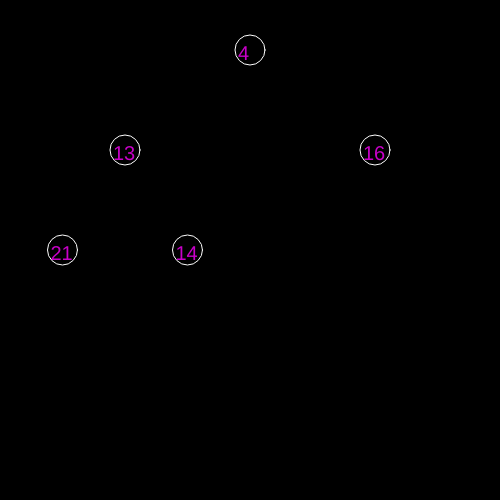
Frame 1 (no input)
Frame 60 (no input): identical to frame 1, image omitted
Frame 120 (the mouse pressed at the canvas centre since frame 60): identical to frame 1, image omitted

The p5.js sketch that drew this single still picture (run headless with seeded random() and noise() and a simulated clock; from frame 60 on, the mouse is pressed at the canvas centre):

// p5.js sketch
// ── sketch.js
var a=[];
function setup() {
	createCanvas(500,500);
	background(0);
	a.push(undefined);
	insert(13);
	insert(21);
	insert(16);
	insert(4);
	insert(14);

	show();
}

function draw() {

}


function show(){
	background(0);
	var n=1;
	var d=50;
	var len=width/2;

	var temp_len=len;
	for(var i=1;i<a.length;++i){
var m=pow(2,n);

		if(i%m==0){

			++n;
			d+=100;
			len=len/2;
			temp_len=len;


		}

		fill(200,0,200);
		textSize(20);
    text(String(a[i]),temp_len-12, d+10);

		push()
		noFill();
		stroke(255);
		ellipse(temp_len,d,30,30);
		pop();

		temp_len+=len*2;


	}
}


function insert(val){
	a.push(null);
	var my_indx=a.length-1;
	parent=floor(my_indx/2);
	while(a[parent]>val){
		a[my_indx]=a[parent];
		a[parent]=null;
		my_indx=parent;
		parent=floor(my_indx/2);

		if(a[parent]==null)break;
	}
	a[my_indx]=val;


}
